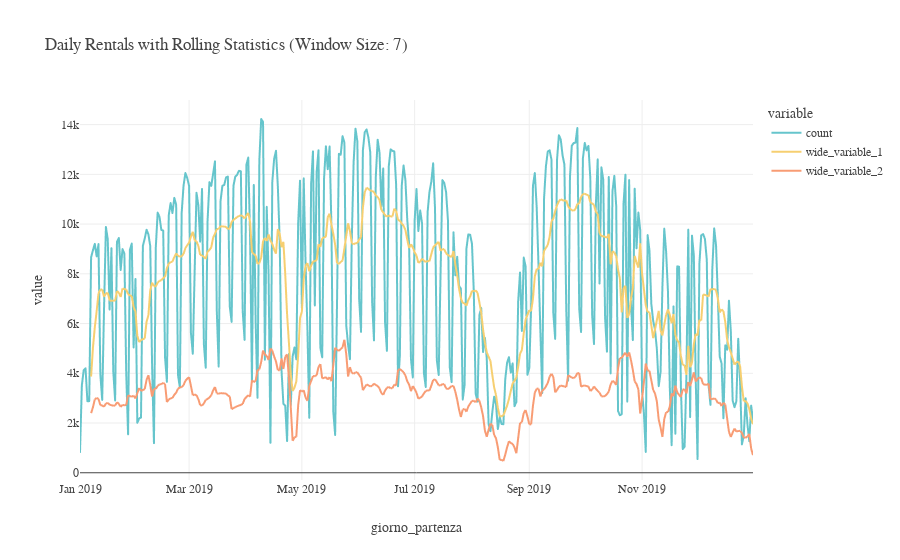

Write notebook code for a chart like this one.
### Markdown cell above
## Rolling Statistics

### Code cell
daily_outflow.plot(
    y = [
        "count",
        daily_outflow["count"].rolling(7).mean(),
        daily_outflow["count"].rolling(7).std()
    ],
    title = "Daily Rentals with Rolling Statistics (Window Size: 7)",
    color_discrete_sequence = px.colors.qualitative.Pastel
) \
    .update_layout(**plotly_styles) \
    .update_traces(hovertemplate=None)

### Figure 1 — Plotly figure (JSON) as saved in the notebook; plotly's stock layout.template omitted (floating-point values rounded to 4 significant figures; data arrays with more than 128 entries replaced by an {"elided": "..."} marker saying what was removed)
{"data": [{"legendgroup": "count", "line": {"color": "rgb(102, 197, 204)", "dash": "solid"}, "mode": "lines", "name": "count", "showlegend": true, "type": "scattergl", "x": {"elided": "365 str values"}, "xaxis": "x", "y": {"elided": "365 int values"}, "yaxis": "y"}, {"legendgroup": "wide_variable_1", "line": {"color": "rgb(246, 207, 113)", "dash": "solid"}, "mode": "lines", "name": "wide_variable_1", "showlegend": true, "type": "scattergl", "x": {"elided": "365 str values"}, "xaxis": "x", "y": {"elided": "365 float values"}, "yaxis": "y"}, {"legendgroup": "wide_variable_2", "line": {"color": "rgb(248, 156, 116)", "dash": "solid"}, "mode": "lines", "name": "wide_variable_2", "showlegend": true, "type": "scattergl", "x": {"elided": "365 str values"}, "xaxis": "x", "y": {"elided": "365 float values"}, "yaxis": "y"}], "layout": {"font": {"family": "DejaVuSansMono Nerd Font"}, "legend": {"title": {"text": "variable"}, "tracegroupgap": 0}, "title": {"text": "Daily Rentals with Rolling Statistics (Window Size: 7)", "x": 0.05, "xanchor": "left"}, "xaxis": {"anchor": "y", "domain": [0, 1], "title": {"text": "giorno_partenza"}}, "yaxis": {"anchor": "x", "domain": [0, 1], "title": {"text": "value"}}}}
